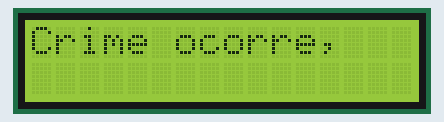
Simulated run of this sketch. Board: Arduino Uno, built with avr-gcc and run on an emulated ATmega328P. Parts: 16×2 character LCD.

Above: at 0.1 s.
At 3.1 s:
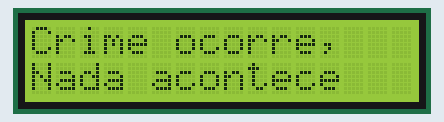
At 6.1 s:
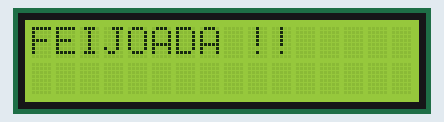

Measured:
- by itself, everything shown: repeats every 9.1 s, in 4 steps
- what the display in image 0 shows lasts 3.0 s, from 0.1 s to 3.1 s

The sketch:

LCD1.ino
```cpp
#include <LiquidCrystal.h>

LiquidCrystal lcd(12, 11, 5, 4, 3, 2);

void setup() {

}

void loop() {
  lcd.clear();
  lcd.begin(16, 2);
  lcd.setCursor(0,0);
  lcd.print("Crime ocorre,");
  delay(3000);
  lcd.setCursor(0,1);
  lcd.print("Nada acontece");
  delay(3000);
  lcd.clear();
  lcd.setCursor(0,0);
  lcd.print("FEIJOADA !!");
  delay(3000);;
}
```
